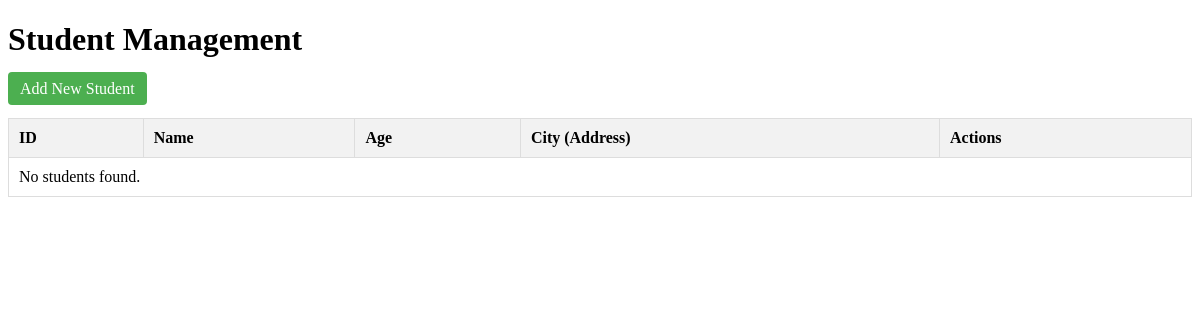
Before: /books/students/list with the older database file.
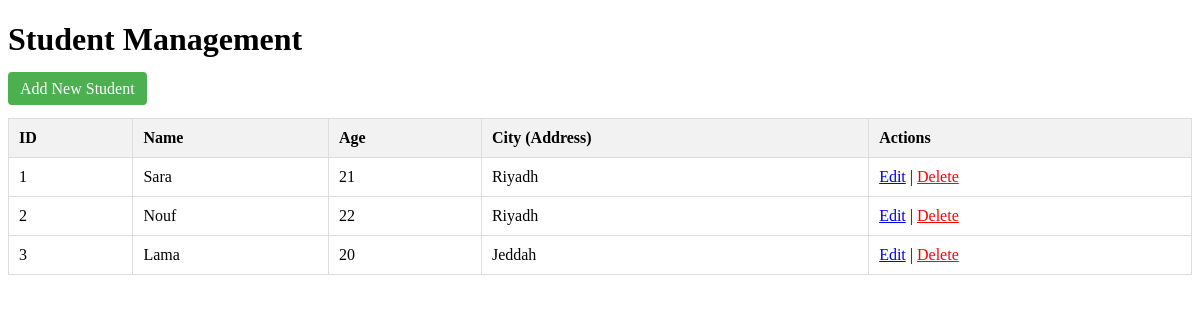
After: the same page with the newer database file.
### apps/bookmodule/models.py (models this page shows, shortened)
class Student(models.Model):  # Lab 8 - Task 6
    name = models.CharField(max_length=100)
    age = models.IntegerField()
    address = models.ForeignKey(Address, on_delete=models.CASCADE)

class Address(models.Model):  # Lab 8 - Task 6
    city = models.CharField(max_length=50)
    def __str__(self):
        return self.city

### apps/bookmodule/views.py (the view)
# urls.py: path("students/list", views.student_list, name="student_list"),  # Lab 11 - Task 1
def student_list(request):  # Lab 11 - Task 1
    students = Student.objects.all()
    return render(request, 'bookmodule/student_list.html', {'students': students})

### apps/templates/bookmodule/student_list.html (shortened to what this page needs)
<!DOCTYPE html>
<html lang="en">
<head>
</head>
<body>
  <h1>Student Management</h1>
  <p>
    <a href="{% url 'student_add' %}" class="btn-add">Add New Student</a>
  </p>
  <table>
    <tr>
      <th>ID</th>
      <th>Name</th>
      <th>Age</th>
      <th>City (Address)</th>
      <th>Actions</th>
    </tr>
    {% for student in students %}
      <tr>
        <td>{{ student.id }}</td>
        <td>{{ student.name }}</td>
        <td>{{ student.age }}</td>
        <td>{{ student.address }}</td>
        <td>
          <a href="{% url 'student_edit' student.id %}">Edit</a> |
          <a href="{% url 'student_delete' student.id %}" style="color: red;" onclick="return confirm('Are you sure you want to delete this student?');">Delete</a>
        </td>
      </tr>
    {% empty %}
      <tr>
        <td colspan="5">No students found.</td>
      </tr>
    {% endfor %}
  </table>
</body>
</html>

Changed rows visible on the page:
added Student: id "1", name "Sara", age "21", address "Riyadh"
added Student: id "2", name "Nouf", age "22", address "Riyadh"
added Student: id "3", name "Lama", age "20", address "Jeddah"
Other visible differences:
text no longer shown: "No students found."
